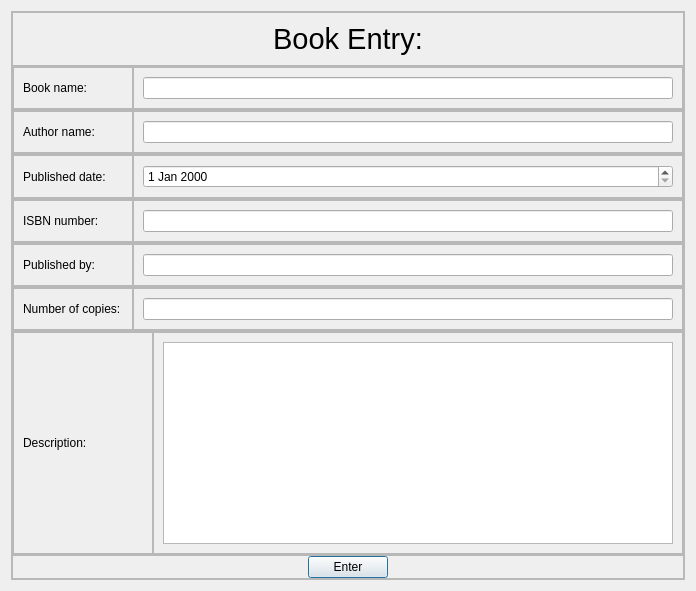
<?xml version="1.0" encoding="UTF-8"?>
<ui version="4.0">
 <class>entry</class>
 <widget class="QDialog" name="entry">
  <property name="geometry">
   <rect>
    <x>0</x>
    <y>0</y>
    <width>682</width>
    <height>591</height>
   </rect>
  </property>
  <property name="windowTitle">
   <string>Dialog</string>
  </property>
  <property name="styleSheet">
   <string notr="true"/>
  </property>
  <layout class="QHBoxLayout" name="horizontalLayout_10">
   <item>
    <widget class="QFrame" name="frame">
     <property name="frameShape">
      <enum>QFrame::StyledPanel</enum>
     </property>
     <property name="frameShadow">
      <enum>QFrame::Raised</enum>
     </property>
     <layout class="QVBoxLayout" name="verticalLayout_2">
      <property name="spacing">
       <number>0</number>
      </property>
      <property name="leftMargin">
       <number>0</number>
      </property>
      <property name="topMargin">
       <number>0</number>
      </property>
      <property name="rightMargin">
       <number>0</number>
      </property>
      <property name="bottomMargin">
       <number>0</number>
      </property>
      <item>
       <widget class="QFrame" name="frame_2">
        <property name="frameShape">
         <enum>QFrame::StyledPanel</enum>
        </property>
        <property name="frameShadow">
         <enum>QFrame::Raised</enum>
        </property>
        <layout class="QHBoxLayout" name="horizontalLayout_9">
         <item>
          <widget class="QLabel" name="label">
           <property name="text">
            <string>&lt;html&gt;&lt;head/&gt;&lt;body&gt;&lt;p align=&quot;center&quot;&gt;&lt;span style=&quot; font-size:22pt;&quot;&gt;Book Entry:&lt;/span&gt;&lt;/p&gt;&lt;/body&gt;&lt;/html&gt;</string>
           </property>
          </widget>
         </item>
        </layout>
       </widget>
      </item>
      <item>
       <widget class="QFrame" name="frame_4">
        <property name="frameShape">
         <enum>QFrame::StyledPanel</enum>
        </property>
        <property name="frameShadow">
         <enum>QFrame::Raised</enum>
        </property>
        <layout class="QHBoxLayout" name="horizontalLayout_3">
         <property name="spacing">
          <number>0</number>
         </property>
         <property name="leftMargin">
          <number>0</number>
         </property>
         <property name="topMargin">
          <number>0</number>
         </property>
         <property name="rightMargin">
          <number>0</number>
         </property>
         <property name="bottomMargin">
          <number>0</number>
         </property>
         <item>
          <widget class="QFrame" name="frame_12">
           <property name="minimumSize">
            <size>
             <width>120</width>
             <height>0</height>
            </size>
           </property>
           <property name="frameShape">
            <enum>QFrame::StyledPanel</enum>
           </property>
           <property name="frameShadow">
            <enum>QFrame::Raised</enum>
           </property>
           <layout class="QHBoxLayout" name="horizontalLayout_16">
            <item>
             <widget class="QLabel" name="label_2">
              <property name="text">
               <string>Book name:</string>
              </property>
             </widget>
            </item>
           </layout>
          </widget>
         </item>
         <item>
          <widget class="QFrame" name="frame_11">
           <property name="frameShape">
            <enum>QFrame::StyledPanel</enum>
           </property>
           <property name="frameShadow">
            <enum>QFrame::Raised</enum>
           </property>
           <layout class="QHBoxLayout" name="horizontalLayout_14">
            <item>
             <widget class="QLineEdit" name="lineEdit"/>
            </item>
           </layout>
          </widget>
         </item>
        </layout>
       </widget>
      </item>
      <item>
       <widget class="QFrame" name="frame_3">
        <property name="frameShape">
         <enum>QFrame::StyledPanel</enum>
        </property>
        <property name="frameShadow">
         <enum>QFrame::Raised</enum>
        </property>
        <layout class="QHBoxLayout" name="horizontalLayout_2">
         <property name="spacing">
          <number>0</number>
         </property>
         <property name="leftMargin">
          <number>0</number>
         </property>
         <property name="topMargin">
          <number>0</number>
         </property>
         <property name="rightMargin">
          <number>0</number>
         </property>
         <property name="bottomMargin">
          <number>0</number>
         </property>
         <item>
          <widget class="QFrame" name="frame_15">
           <property name="minimumSize">
            <size>
             <width>120</width>
             <height>0</height>
            </size>
           </property>
           <property name="frameShape">
            <enum>QFrame::StyledPanel</enum>
           </property>
           <property name="frameShadow">
            <enum>QFrame::Raised</enum>
           </property>
           <layout class="QHBoxLayout" name="horizontalLayout">
            <item>
             <widget class="QLabel" name="label_3">
              <property name="text">
               <string>Author name:</string>
              </property>
             </widget>
            </item>
           </layout>
          </widget>
         </item>
         <item>
          <widget class="QFrame" name="frame_16">
           <property name="frameShape">
            <enum>QFrame::StyledPanel</enum>
           </property>
           <property name="frameShadow">
            <enum>QFrame::Raised</enum>
           </property>
           <layout class="QHBoxLayout" name="horizontalLayout_15">
            <item>
             <widget class="QLineEdit" name="lineEdit_2"/>
            </item>
           </layout>
          </widget>
         </item>
        </layout>
       </widget>
      </item>
      <item>
       <widget class="QFrame" name="frame_6">
        <property name="frameShape">
         <enum>QFrame::StyledPanel</enum>
        </property>
        <property name="frameShadow">
         <enum>QFrame::Raised</enum>
        </property>
        <layout class="QHBoxLayout" name="horizontalLayout_5">
         <property name="spacing">
          <number>0</number>
         </property>
         <property name="leftMargin">
          <number>0</number>
         </property>
         <property name="topMargin">
          <number>0</number>
         </property>
         <property name="rightMargin">
          <number>0</number>
         </property>
         <property name="bottomMargin">
          <number>0</number>
         </property>
         <item>
          <widget class="QFrame" name="frame_13">
           <property name="minimumSize">
            <size>
             <width>120</width>
             <height>0</height>
            </size>
           </property>
           <property name="frameShape">
            <enum>QFrame::StyledPanel</enum>
           </property>
           <property name="frameShadow">
            <enum>QFrame::Raised</enum>
           </property>
           <layout class="QHBoxLayout" name="horizontalLayout_19">
            <item>
             <widget class="QLabel" name="label_4">
              <property name="text">
               <string>Published date:</string>
              </property>
             </widget>
            </item>
           </layout>
          </widget>
         </item>
         <item>
          <widget class="QFrame" name="frame_14">
           <property name="minimumSize">
            <size>
             <width>550</width>
             <height>0</height>
            </size>
           </property>
           <property name="frameShape">
            <enum>QFrame::StyledPanel</enum>
           </property>
           <property name="frameShadow">
            <enum>QFrame::Raised</enum>
           </property>
           <layout class="QHBoxLayout" name="horizontalLayout_21">
            <item>
             <widget class="QDateEdit" name="dateEdit"/>
            </item>
           </layout>
          </widget>
         </item>
        </layout>
       </widget>
      </item>
      <item>
       <widget class="QFrame" name="frame_5">
        <property name="frameShape">
         <enum>QFrame::StyledPanel</enum>
        </property>
        <property name="frameShadow">
         <enum>QFrame::Raised</enum>
        </property>
        <layout class="QHBoxLayout" name="horizontalLayout_4">
         <property name="spacing">
          <number>0</number>
         </property>
         <property name="leftMargin">
          <number>0</number>
         </property>
         <property name="topMargin">
          <number>0</number>
         </property>
         <property name="rightMargin">
          <number>0</number>
         </property>
         <property name="bottomMargin">
          <number>0</number>
         </property>
         <item>
          <widget class="QFrame" name="frame_17">
           <property name="minimumSize">
            <size>
             <width>120</width>
             <height>0</height>
            </size>
           </property>
           <property name="frameShape">
            <enum>QFrame::StyledPanel</enum>
           </property>
           <property name="frameShadow">
            <enum>QFrame::Raised</enum>
           </property>
           <layout class="QHBoxLayout" name="horizontalLayout_17">
            <item>
             <widget class="QLabel" name="label_5">
              <property name="text">
               <string>ISBN number:</string>
              </property>
             </widget>
            </item>
           </layout>
          </widget>
         </item>
         <item>
          <widget class="QFrame" name="frame_18">
           <property name="frameShape">
            <enum>QFrame::StyledPanel</enum>
           </property>
           <property name="frameShadow">
            <enum>QFrame::Raised</enum>
           </property>
           <layout class="QHBoxLayout" name="horizontalLayout_18">
            <item>
             <widget class="QLineEdit" name="lineEdit_3"/>
            </item>
           </layout>
          </widget>
         </item>
        </layout>
       </widget>
      </item>
      <item>
       <widget class="QFrame" name="frame_7">
        <property name="frameShape">
         <enum>QFrame::StyledPanel</enum>
        </property>
        <property name="frameShadow">
         <enum>QFrame::Raised</enum>
        </property>
        <layout class="QHBoxLayout" name="horizontalLayout_6">
         <property name="spacing">
          <number>0</number>
         </property>
         <property name="leftMargin">
          <number>0</number>
         </property>
         <property name="topMargin">
          <number>0</number>
         </property>
         <property name="rightMargin">
          <number>0</number>
         </property>
         <property name="bottomMargin">
          <number>0</number>
         </property>
         <item>
          <widget class="QFrame" name="frame_19">
           <property name="minimumSize">
            <size>
             <width>120</width>
             <height>0</height>
            </size>
           </property>
           <property name="frameShape">
            <enum>QFrame::StyledPanel</enum>
           </property>
           <property name="frameShadow">
            <enum>QFrame::Raised</enum>
           </property>
           <layout class="QHBoxLayout" name="horizontalLayout_20">
            <item>
             <widget class="QLabel" name="label_6">
              <property name="text">
               <string>Published by:</string>
              </property>
             </widget>
            </item>
           </layout>
          </widget>
         </item>
         <item>
          <widget class="QFrame" name="frame_20">
           <property name="frameShape">
            <enum>QFrame::StyledPanel</enum>
           </property>
           <property name="frameShadow">
            <enum>QFrame::Raised</enum>
           </property>
           <layout class="QHBoxLayout" name="horizontalLayout_23">
            <item>
             <widget class="QLineEdit" name="lineEdit_4"/>
            </item>
           </layout>
          </widget>
         </item>
        </layout>
       </widget>
      </item>
      <item>
       <widget class="QFrame" name="frame_8">
        <property name="frameShape">
         <enum>QFrame::StyledPanel</enum>
        </property>
        <property name="frameShadow">
         <enum>QFrame::Raised</enum>
        </property>
        <layout class="QHBoxLayout" name="horizontalLayout_7">
         <property name="spacing">
          <number>0</number>
         </property>
         <property name="leftMargin">
          <number>0</number>
         </property>
         <property name="topMargin">
          <number>0</number>
         </property>
         <property name="rightMargin">
          <number>0</number>
         </property>
         <property name="bottomMargin">
          <number>0</number>
         </property>
         <item>
          <widget class="QFrame" name="frame_21">
           <property name="minimumSize">
            <size>
             <width>120</width>
             <height>0</height>
            </size>
           </property>
           <property name="frameShape">
            <enum>QFrame::StyledPanel</enum>
           </property>
           <property name="frameShadow">
            <enum>QFrame::Raised</enum>
           </property>
           <layout class="QHBoxLayout" name="horizontalLayout_22">
            <item>
             <widget class="QLabel" name="label_7">
              <property name="text">
               <string>Number of copies:</string>
              </property>
             </widget>
            </item>
           </layout>
          </widget>
         </item>
         <item>
          <widget class="QFrame" name="frame_22">
           <property name="frameShape">
            <enum>QFrame::StyledPanel</enum>
           </property>
           <property name="frameShadow">
            <enum>QFrame::Raised</enum>
           </property>
           <layout class="QHBoxLayout" name="horizontalLayout_13">
            <item>
             <widget class="QLineEdit" name="lineEdit_5"/>
            </item>
           </layout>
          </widget>
         </item>
        </layout>
       </widget>
      </item>
      <item>
       <widget class="QFrame" name="frame_9">
        <property name="frameShape">
         <enum>QFrame::StyledPanel</enum>
        </property>
        <property name="frameShadow">
         <enum>QFrame::Raised</enum>
        </property>
        <layout class="QHBoxLayout" name="horizontalLayout_8">
         <property name="spacing">
          <number>0</number>
         </property>
         <property name="leftMargin">
          <number>0</number>
         </property>
         <property name="topMargin">
          <number>0</number>
         </property>
         <property name="rightMargin">
          <number>0</number>
         </property>
         <property name="bottomMargin">
          <number>0</number>
         </property>
         <item>
          <widget class="QFrame" name="frame_24">
           <property name="frameShape">
            <enum>QFrame::StyledPanel</enum>
           </property>
           <property name="frameShadow">
            <enum>QFrame::Raised</enum>
           </property>
           <layout class="QHBoxLayout" name="horizontalLayout_11">
            <item>
             <widget class="QLabel" name="label_8">
              <property name="minimumSize">
               <size>
                <width>120</width>
                <height>0</height>
               </size>
              </property>
              <property name="text">
               <string>Description:</string>
              </property>
             </widget>
            </item>
           </layout>
          </widget>
         </item>
         <item>
          <widget class="QFrame" name="frame_23">
           <property name="frameShape">
            <enum>QFrame::StyledPanel</enum>
           </property>
           <property name="frameShadow">
            <enum>QFrame::Raised</enum>
           </property>
           <layout class="QHBoxLayout" name="horizontalLayout_12">
            <item>
             <widget class="QTextEdit" name="textEdit"/>
            </item>
           </layout>
          </widget>
         </item>
        </layout>
       </widget>
      </item>
      <item>
       <widget class="QFrame" name="frame_10">
        <property name="frameShape">
         <enum>QFrame::StyledPanel</enum>
        </property>
        <property name="frameShadow">
         <enum>QFrame::Raised</enum>
        </property>
        <layout class="QHBoxLayout" name="horizontalLayout_24">
         <property name="spacing">
          <number>0</number>
         </property>
         <property name="leftMargin">
          <number>0</number>
         </property>
         <property name="topMargin">
          <number>0</number>
         </property>
         <property name="rightMargin">
          <number>0</number>
         </property>
         <property name="bottomMargin">
          <number>0</number>
         </property>
         <item>
          <widget class="QPushButton" name="pushButton">
           <property name="sizePolicy">
            <sizepolicy hsizetype="Fixed" vsizetype="Fixed">
             <horstretch>0</horstretch>
             <verstretch>0</verstretch>
            </sizepolicy>
           </property>
           <property name="text">
            <string>Enter</string>
           </property>
          </widget>
         </item>
        </layout>
       </widget>
      </item>
     </layout>
    </widget>
   </item>
  </layout>
 </widget>
 <resources/>
 <connections/>
</ui>
